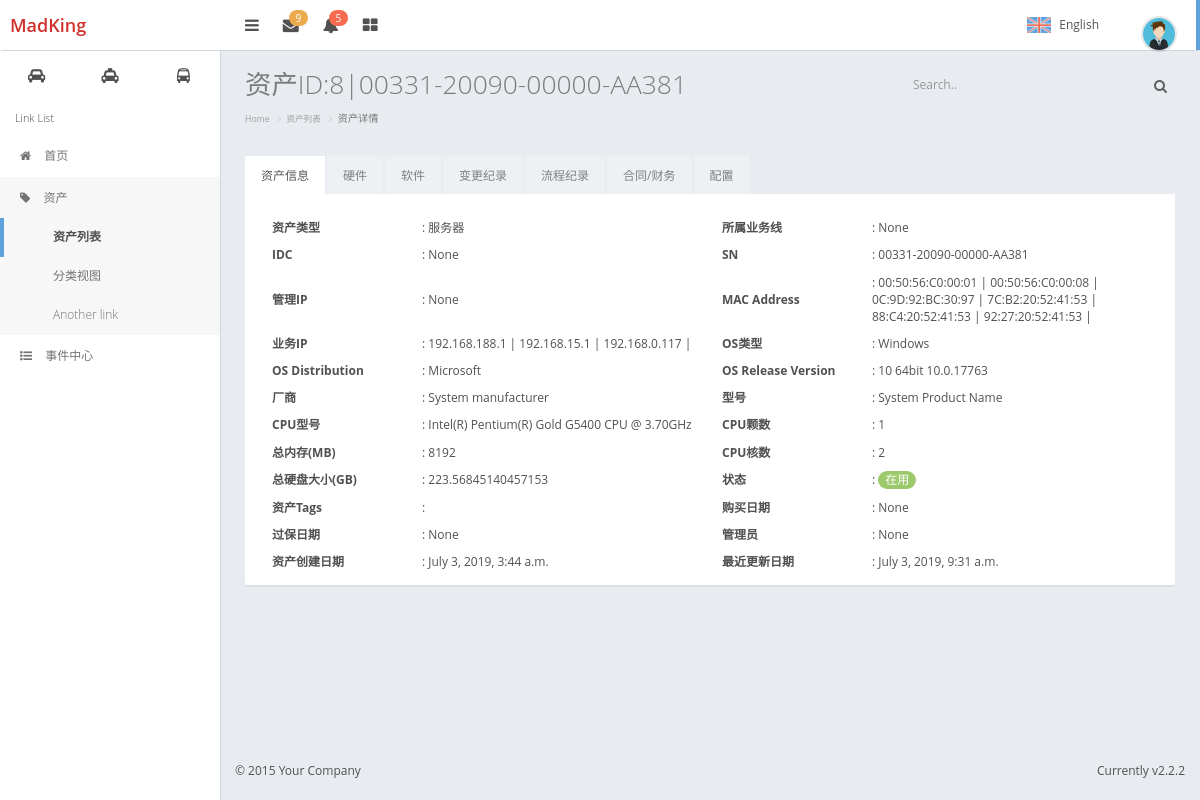
The app's page /asset/asset_list/8/ (signed in) with its own data.
### assets/models.py (models this page shows, shortened)
class Asset(models.Model):
    asset_type_choices = (
        ('server', '服务器'),
        ('networkdevice', '网络设备'),
        ('storagedevice', '存储设备'),
        ('securitydevice', '安全设备'),
        ('securitydevice', '机房设备'),
        ('software', '软件资产'),
    )
    asset_type = models.CharField(choices=asset_type_choices, max_length=64, default='server')
    name = models.CharField(max_length=64, unique=True)
    sn = models.CharField(verbose_name='资产SN号', max_length=128, unique=True)
    manufactory = models.ForeignKey('Manufactory', verbose_name='制造商', null=True, blank=True, on_delete=models.CASCADE)
    management_ip = models.GenericIPAddressField(verbose_name='管理IP', blank=True, null=True)
    contract = models.ForeignKey('Contract', verbose_name=u'合同', null=True, blank=True, on_delete=models.CASCADE)
    trade_date = models.DateField(verbose_name='购买时间', null=True, blank=True)
    expire_date = models.DateField(verbose_name='过保修期', null=True, blank=True)
    price = models.FloatField(verbose_name='价格', null=True, blank=True)
    business_unit = models.ForeignKey('BusinessUnit', verbose_name='所属业务线', null=True, blank=True,
                                      on_delete=models.CASCADE)
    tags = models.ManyToManyField('Tag', blank=True)
    admin = models.ForeignKey('UserProfile', verbose_name='资产管理员', null=True, blank=True, on_delete=models.CASCADE)
    idc = models.ForeignKey('IDC', verbose_name='IDC机房', null=True, blank=True, on_delete=models.CASCADE)
    status_choices = ((0, '在线'),
                      (1, '已下线'),
                      (2, '未知'),
                      (3, '故障'),
                      (4, '备用'),
                      )
    status = models.SmallIntegerField(choices=status_choices, default=0)
    memo = models.TextField(verbose_name='备注', null=True, blank=True)
    create_date = models.DateTimeField(blank=True, auto_now_add=True)
    update_date = models.DateTimeField(blank=True, auto_now=True)
    class Meta:
        verbose_name = '资产总表'
        verbose_name_plural = "资产总表"

class NIC(models.Model):
    asset = models.ForeignKey('Asset', on_delete=models.CASCADE)
    name = models.CharField(verbose_name='网卡名', max_length=64, blank=True, null=True)
    sn = models.CharField(verbose_name='SN号', max_length=128, blank=True, null=True)
    model = models.CharField(verbose_name='网卡型号', max_length=128, blank=True, null=True)
    macaddress = models.CharField(verbose_name='MAC', max_length=64, unique=True)
    ipaddress = models.GenericIPAddressField(verbose_name='IP', blank=True, null=True)
    netmask = models.CharField(max_length=64, blank=True, null=True)
    bonding = models.CharField(max_length=64, blank=True, null=True)
    memo = models.CharField(verbose_name='备注', max_length=128, blank=True, null=True)
    create_date = models.DateTimeField(blank=True, auto_now_add=True)
    update_date = models.DateTimeField(blank=True, null=True)
    class Meta:
        verbose_name = u'网卡'
        verbose_name_plural = u"网卡"
        unique_together = ("asset", "macaddress")
    auto_create_fields = ['name', 'sn', 'model', 'macaddress', 'ipaddress', 'netmask', 'bonding']

class Server(models.Model):
    asset = models.OneToOneField('Asset', on_delete=models.CASCADE)
    sub_assset_type_choices = (
        (0, 'PC服务器'),
        (1, '刀片机'),
        (2, '小型机'),
    )
    created_by_choices = (
        ('auto', 'Auto'),
        ('manual', 'Manual'),
    )
    sub_asset_type = models.SmallIntegerField(choices=sub_assset_type_choices, verbose_name="服务器类型", default=0)
    created_by = models.CharField(choices=created_by_choices, max_length=32,
                                  default='auto')  # auto: auto created,   manual:created manually
    hosted_on = models.ForeignKey('self', related_name='hosted_on_server', blank=True, null=True,
                                  on_delete=models.CASCADE)  # for vitural server
    model = models.CharField(verbose_name='型号', max_length=128, null=True, blank=True)
    raid_type = models.CharField(verbose_name='raid类型', max_length=512, blank=True, null=True)
    os_type = models.CharField(verbose_name='操作系统类型', max_length=64, blank=True, null=True)
    os_distribution = models.CharField(verbose_name='发型版本', max_length=64, blank=True, null=True)
    os_release = models.CharField(verbose_name='操作系统版本', max_length=64, blank=True, null=True)
    class Meta:
        verbose_name = '服务器'
        verbose_name_plural = "服务器"

class Manufactory(models.Model):
    manufactory = models.CharField(verbose_name='厂商名称', max_length=64, unique=True)
    support_num = models.CharField(verbose_name='支持电话', max_length=30, blank=True)
    memo = models.CharField(verbose_name='备注', max_length=128, blank=True)
    class Meta:
        verbose_name = '厂商'
        verbose_name_plural = "厂商"

class CPU(models.Model):
    asset = models.OneToOneField('Asset', on_delete=models.CASCADE)
    cpu_model = models.CharField(verbose_name='CPU型号', max_length=128, blank=True)
    cpu_count = models.SmallIntegerField(verbose_name='物理cpu个数')
    cpu_core_count = models.SmallIntegerField(verbose_name='cpu核数')
    memo = models.TextField(verbose_name='备注', null=True, blank=True)
    create_date = models.DateTimeField(auto_now_add=True)
    update_date = models.DateTimeField(blank=True, null=True)
    class Meta:
        verbose_name = 'CPU部件'
        verbose_name_plural = "CPU部件"

class RAM(models.Model):
    asset = models.ForeignKey('Asset', on_delete=models.CASCADE)
    sn = models.CharField(verbose_name='SN号', max_length=128, blank=True, null=True)
    model = models.CharField(verbose_name='内存型号', max_length=128)
    slot = models.CharField(verbose_name='插槽', max_length=64)
    capacity = models.IntegerField(verbose_name='内存大小(MB)')
    memo = models.CharField(verbose_name='备注', max_length=128, blank=True, null=True)
    create_date = models.DateTimeField(blank=True, auto_now_add=True)
    update_date = models.DateTimeField(blank=True, null=True)
    class Meta:
        verbose_name = 'RAM'
        verbose_name_plural = "RAM"
        unique_together = ("asset", "slot")
    auto_create_fields = ['sn', 'slot', 'model', 'capacity']

class Disk(models.Model):
    asset = models.ForeignKey('Asset', on_delete=models.CASCADE)
    sn = models.CharField(verbose_name='SN号', max_length=128, blank=True, null=True)
    slot = models.CharField(verbose_name='插槽位', max_length=64)
    manufactory = models.CharField(verbose_name='制造商', max_length=64, blank=True, null=True)
    model = models.CharField(verbose_name='磁盘型号', max_length=128, blank=True, null=True)
    capacity = models.FloatField(verbose_name='磁盘容量GB')
    disk_iface_choice = (
        ('SATA', 'SATA'),
        ('SAS', 'SAS'),
        ('SCSI', 'SCSI'),
        ('SSD', 'SSD'),
    )
    iface_type = models.CharField(verbose_name='接口类型', max_length=64, choices=disk_iface_choice, default='SAS')
    memo = models.TextField(verbose_name='备注', blank=True, null=True)
    create_date = models.DateTimeField(blank=True, auto_now_add=True)
    update_date = models.DateTimeField(blank=True, null=True)
    auto_create_fields = ['sn', 'slot', 'manufactory', 'model', 'capacity', 'iface_type']
    class Meta:
        unique_together = ("asset", "slot")
        verbose_name = '硬盘'
        verbose_name_plural = "硬盘"

### assets/views.py (the view)
# urls.py: re_path(r'^asset_list/(\d+)/$', views.asset_detail, name="asset_detail"),
@login_required
def asset_detail(request, asset_id):
    if request.method == "GET":
        try:
            asset_obj = models.Asset.objects.get(id=asset_id)
        except ObjectDoesNotExist as e:
            return render(request, 'assets/asset_detail.html', {'error': e})
        return render(request, 'assets/asset_detail.html', {"asset_obj": asset_obj})

### templates/assets/asset_detail.html (shortened to what this page needs)
{% extends 'base.html' %}
{% block header-css %}
    <link rel="stylesheet" type="text/css" href="/static/plugins/DataTables/datatables.min.css"/>
{% endblock %}
{% load custom_tag %}
{% block page-content-title %}
    {% if not error %}
        资产ID:{{ asset_obj.id }}|{{ asset_obj.name }}
    {% else %}
        资产不存在！
    {% endif %}
{% endblock %}
{% block page-nav-tab %}
    <ol class="breadcrumb">
        <li><a href="/">Home</a></li>
        <li><a href="{% url 'asset_list' %}">资产列表</a></li>
        <li class="active">资产详情</li>
    </ol>
{% endblock %}
{% block page-content %}
    <div class="tab-base">
        <ul class="nav nav-tabs">
            <li class="active">
                <a data-toggle="tab" href="#tab-asset-info" aria-expanded="true">资产信息</a>
            </li>
            <li class="">
                <a data-toggle="tab" href="#tab-hardware-info" aria-expanded="false">硬件</a>
            </li>
            <li class="">
                <a data-toggle="tab" href="#tab-software-info" aria-expanded="false">软件</a>
            </li>
            <li class="">
                <a data-toggle="tab" href="#tab-event-record" aria-expanded="false">变更纪录</a>
            </li>
            <li class="">
                <a data-toggle="tab" href="#tab-flow-record" aria-expanded="false">流程纪录</a>
            </li>
            <li class="">
                <a data-toggle="tab" href="#tab-contract-info" aria-expanded="false">合同/财务</a>
            </li>
            <li class="">
                <a data-toggle="tab" href="#tab-config" aria-expanded="false">配置</a>
            </li>
        </ul>
        <div class="tab-content">
            <div id="tab-asset-info" class="tab-pane fade active in">
                <table class=" asset-info-table">
                    <tr>
                        <td class="col-md-2 bold">资产类型</td>
                        <td class="col-md-4">: {{ asset_obj.get_asset_type_display }}</td>
                        <td class="col-md-2 bold">所属业务线</td>
                        <td class="col-md-4">: {{ asset_obj.business_unit }}</td>
                    </tr>
                    <tr>
                        <td class="col-md-2 bold">IDC</td>
                        <td class="col-md-4">: {{ asset_obj.idc }}</td>
                        <td class="col-md-2 bold">SN</td>
                        <td class="col-md-4">: {{ asset_obj.sn }}</td>
                    </tr>
                    <tr>
                        <td class="col-md-2 bold">管理IP</td>
                        <td class="col-md-4">: {{ asset_obj.management_ip }}</td>
                        <td class="col-md-2 bold">MAC Address</td>
                        <td class="col-md-4">:
                            {% for nic in asset_obj.nic_set.select_related %}
                                {% if nic.macaddress %}
                                    {{ nic.macaddress }} |
                                {% endif %}
                            {% endfor %}
                        </td>
                    </tr>
                    <tr>
                        <td class="col-md-2 bold">业务IP</td>
                        <td class="col-md-4">:
                            {% for nic in asset_obj.nic_set.select_related %}
                                {% if nic.ipaddress %}
                                    {{ nic.ipaddress }} |
                                {% endif %}
                            {% endfor %}
                        </td>
                        <td class="col-md-2 bold">OS类型</td>
                        <td class="col-md-4">: {% if asset_obj.server %}{{ asset_obj.server.os_type }} {% else %}
                            {{ asset_obj.networkdevice.firmware }}{% endif %}</td>
                    </tr>
                    <tr>
                        <td class="col-md-2 bold">OS Distribution</td>
                        <td class="col-md-4">: {{ asset_obj.server.os_distribution }} </td>
                        <td class="col-md-2 bold">OS Release Version</td>
                        <td class="col-md-4">: {{ asset_obj.server.os_release }}</td>
                    </tr>
                    <tr>
                        <td class="col-md-2 bold">厂商</td>
                        <td class="col-md-4">: {{ asset_obj.manufactory.manufactory }}</td>
                        <td class="col-md-2 bold">型号</td>
                        <td class="col-md-4">:
                            {% if asset_obj.asset_type == 'server' %}{{ asset_obj.server.model }}{% else %}
                                {{ asset_obj.networkdevice.model }}{% endif %}</td>
                    </tr>
                    <tr>
                        <td class="col-md-2 bold">CPU型号</td>
                        <td class="col-md-4">: {{ asset_obj.cpu.cpu_model }}</td>
                        <td class="col-md-2 bold">CPU颗数</td>
                        <td class="col-md-4">: {{ asset_obj.cpu.cpu_count }}</td>
                    </tr>
                    <tr>
                        <td class="col-md-2 bold">总内存(MB)</td>
                        <td class="col-md-4">: {{ asset_obj.ram_set.select_related | sum_size }}</td>
                        <td class="col-md-2 bold">CPU核数</td>
                        <td class="col-md-4">: {{ asset_obj.cpu.cpu_core_count }}</td>
                    </tr>
                    <tr>
                        <td class="col-md-2 bold">总硬盘大小(GB)</td>
                        <td class="col-md-4">: {{ asset_obj.disk_set.select_related | sum_size }}</td>
                        <td class="col-md-2 bold">状态</td>
                        <td class="col-md-4">: <span class="badge badge-success">在用</span></td>
                    </tr>
                    <tr>
                        <td class="col-md-2 bold">资产Tags</td>
                        <td class="col-md-4">:
                        </td>
                        <td class="col-md-2 bold">购买日期</td>
                        <td class="col-md-4">: {{ asset_obj.trade_date }}</td>
                    </tr>
                    <tr>
                        <td class="col-md-2 bold">过保日期</td>
                        <td class="col-md-4">: {{ asset_obj.expire_date }}</td>
                        <td class="col-md-2 bold">管理员</td>
                        <td class="col-md-4">: {{ asset_obj.admin }}</td>
                    </tr>
                    <tr>
                        <td class="col-md-2 bold">资产创建日期</td>
                        <td class="col-md-4">: {{ asset_obj.create_date }}</td>
                        <td class="col-md-2 bold">最近更新日期</td>
                        <td class="col-md-4">: {{ asset_obj.update_date }}</td>
                    </tr>
                </table>
            </div>
        </div>
    </div>
{% endblock %}

### records on screen
Asset: id "8", name "00331-20090-00000-AA381", asset_type "服务器", business_unit "None", idc "None", sn "00331-20090-00000-AA381", management_ip "None", server.os_type "Windows", server.os_distribution "Microsoft", server.os_release "10 64bit 10.0.17763", manufactory.manufactory "System manufacturer", server.model "System Product Name", cpu.cpu_model "Intel(R) Pentium(R) Gold G5400 CPU @ 3.70GHz", cpu.cpu_count "1", ram_set.select_related|sum_size "8192", cpu.cpu_core_count "2", disk_set.select_related|sum_size "223.56845140457153", trade_date "None", expire_date "None", admin "None", create_date "July 3, 2019, 3:44 a.m.", update_date "July 3, 2019, 9:31 a.m."
NIC: macaddress "00:50:56:C0:00:01", ipaddress "192.168.188.1"
NIC: macaddress "00:50:56:C0:00:08", ipaddress "192.168.15.1"
NIC: macaddress "0C:9D:92:BC:30:97", ipaddress "192.168.0.117"
NIC: macaddress "7C:B2:20:52:41:53"
NIC: macaddress "88:C4:20:52:41:53"
NIC: macaddress "92:27:20:52:41:53"
